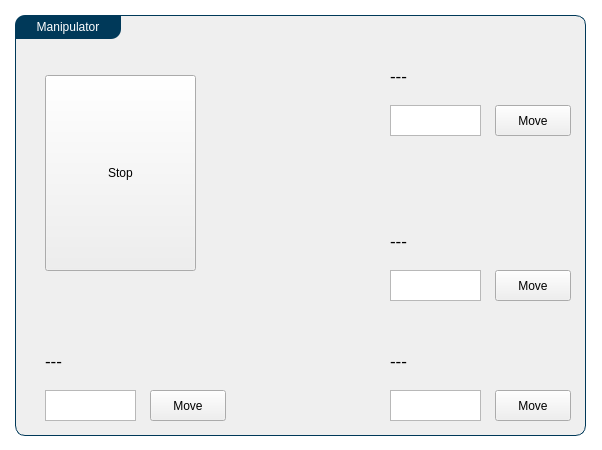
<?xml version="1.0" encoding="UTF-8"?>
<ui version="4.0">
 <class>sampleWindow</class>
 <widget class="QMainWindow" name="sampleWindow">
  <property name="geometry">
   <rect>
    <x>0</x>
    <y>0</y>
    <width>602</width>
    <height>450</height>
   </rect>
  </property>
  <property name="windowTitle">
   <string>UrsaPQ Remote - Sample</string>
  </property>
  <property name="styleSheet">
   <string notr="true">#centralwidget{
	background-color: #FFFFFF;
}

QLabel {
	font-size: 12.5pt;
}

QGroupBox {
	background-color: #EFEFEF;
    border: 1px solid gray;
    border-color: #003959;
    border-radius: 10px;
}

QGroupBox::title {
    subcontrol-position: top left;
 	border-top-left-radius: 10px;
 	border-bottom-right-radius: 10px;
    padding: 5px 20px;
    background-color: #003959;
    color: rgb(255, 255, 255);
}</string>
  </property>
  <widget class="QWidget" name="centralwidget">
   <widget class="QGroupBox" name="groupBox_2">
    <property name="geometry">
     <rect>
      <x>15</x>
      <y>15</y>
      <width>571</width>
      <height>421</height>
     </rect>
    </property>
    <property name="title">
     <string>Manipulator</string>
    </property>
    <widget class="QWidget" name="widget_2" native="true">
     <property name="geometry">
      <rect>
       <x>360</x>
       <y>15</y>
       <width>211</width>
       <height>406</height>
      </rect>
     </property>
     <widget class="QPlainTextEdit" name="pos_z_set">
      <property name="geometry">
       <rect>
        <x>15</x>
        <y>240</y>
        <width>91</width>
        <height>31</height>
       </rect>
      </property>
     </widget>
     <widget class="QPushButton" name="moveButtonZ">
      <property name="geometry">
       <rect>
        <x>120</x>
        <y>240</y>
        <width>76</width>
        <height>31</height>
       </rect>
      </property>
      <property name="text">
       <string>Move</string>
      </property>
     </widget>
     <widget class="QPushButton" name="moveButtonX">
      <property name="geometry">
       <rect>
        <x>120</x>
        <y>360</y>
        <width>76</width>
        <height>31</height>
       </rect>
      </property>
      <property name="text">
       <string>Move</string>
      </property>
     </widget>
     <widget class="QPlainTextEdit" name="pos_x_set">
      <property name="geometry">
       <rect>
        <x>15</x>
        <y>360</y>
        <width>91</width>
        <height>31</height>
       </rect>
      </property>
     </widget>
     <widget class="QLabel" name="pos_x">
      <property name="geometry">
       <rect>
        <x>15</x>
        <y>315</y>
        <width>181</width>
        <height>31</height>
       </rect>
      </property>
      <property name="text">
       <string>---</string>
      </property>
     </widget>
     <widget class="QLabel" name="pos_z">
      <property name="geometry">
       <rect>
        <x>15</x>
        <y>195</y>
        <width>181</width>
        <height>31</height>
       </rect>
      </property>
      <property name="text">
       <string>---</string>
      </property>
     </widget>
     <widget class="QPlainTextEdit" name="pos_y_set">
      <property name="geometry">
       <rect>
        <x>15</x>
        <y>75</y>
        <width>91</width>
        <height>31</height>
       </rect>
      </property>
     </widget>
     <widget class="QLabel" name="pos_y">
      <property name="geometry">
       <rect>
        <x>15</x>
        <y>30</y>
        <width>181</width>
        <height>31</height>
       </rect>
      </property>
      <property name="text">
       <string>---</string>
      </property>
     </widget>
     <widget class="QPushButton" name="moveButtonY">
      <property name="geometry">
       <rect>
        <x>120</x>
        <y>75</y>
        <width>76</width>
        <height>31</height>
       </rect>
      </property>
      <property name="text">
       <string>Move</string>
      </property>
     </widget>
    </widget>
    <widget class="QPlainTextEdit" name="mag_y_set">
     <property name="geometry">
      <rect>
       <x>30</x>
       <y>375</y>
       <width>91</width>
       <height>31</height>
      </rect>
     </property>
    </widget>
    <widget class="QLabel" name="mag_y">
     <property name="geometry">
      <rect>
       <x>30</x>
       <y>330</y>
       <width>106</width>
       <height>31</height>
      </rect>
     </property>
     <property name="text">
      <string>---</string>
     </property>
    </widget>
    <widget class="QPushButton" name="magnetButton">
     <property name="geometry">
      <rect>
       <x>135</x>
       <y>375</y>
       <width>76</width>
       <height>31</height>
      </rect>
     </property>
     <property name="text">
      <string>Move</string>
     </property>
    </widget>
    <widget class="QPushButton" name="stopButton">
     <property name="geometry">
      <rect>
       <x>30</x>
       <y>60</y>
       <width>151</width>
       <height>196</height>
      </rect>
     </property>
     <property name="text">
      <string>Stop</string>
     </property>
     <property name="checkable">
      <bool>true</bool>
     </property>
     <property name="checked">
      <bool>false</bool>
     </property>
    </widget>
    <widget class="QLabel" name="background">
     <property name="geometry">
      <rect>
       <x>30</x>
       <y>30</y>
       <width>346</width>
       <height>391</height>
      </rect>
     </property>
     <property name="text">
      <string/>
     </property>
     <property name="pixmap">
      <pixmap>manipulators.png</pixmap>
     </property>
     <property name="scaledContents">
      <bool>true</bool>
     </property>
    </widget>
    <zorder>background</zorder>
    <zorder>widget_2</zorder>
    <zorder>mag_y_set</zorder>
    <zorder>mag_y</zorder>
    <zorder>magnetButton</zorder>
    <zorder>stopButton</zorder>
   </widget>
  </widget>
 </widget>
 <resources/>
 <connections/>
</ui>
